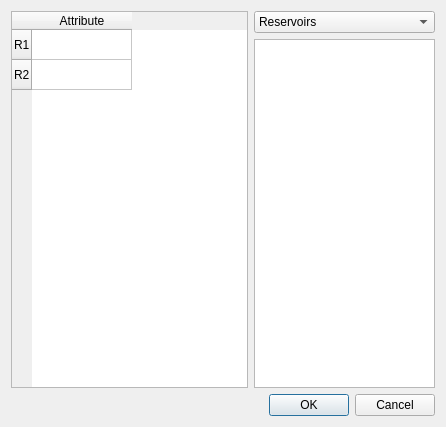
<?xml version="1.0" encoding="UTF-8"?>
<ui version="4.0">
 <class>multi_edit_dialog</class>
 <widget class="QDialog" name="multi_edit_dialog">
  <property name="geometry">
   <rect>
    <x>0</x>
    <y>0</y>
    <width>446</width>
    <height>427</height>
   </rect>
  </property>
  <property name="windowTitle">
   <string>Dialog</string>
  </property>
  <layout class="QGridLayout" name="gridLayout">
   <item row="0" column="1">
    <widget class="QComboBox" name="block_type_combo">
     <item>
      <property name="text">
       <string>Reservoirs</string>
      </property>
     </item>
     <item>
      <property name="text">
       <string>Users</string>
      </property>
     </item>
     <item>
      <property name="text">
       <string>Watersheds</string>
      </property>
     </item>
     <item>
      <property name="text">
       <string>Junctions</string>
      </property>
     </item>
     <item>
      <property name="text">
       <string>Inter-basin Transfers</string>
      </property>
     </item>
     <item>
      <property name="text">
       <string/>
      </property>
     </item>
    </widget>
   </item>
   <item row="1" column="1">
    <widget class="QListWidget" name="attribute_selector">
     <property name="sizePolicy">
      <sizepolicy hsizetype="Maximum" vsizetype="Expanding">
       <horstretch>0</horstretch>
       <verstretch>0</verstretch>
      </sizepolicy>
     </property>
     <property name="maximumSize">
      <size>
       <width>200</width>
       <height>16777215</height>
      </size>
     </property>
    </widget>
   </item>
   <item row="2" column="0" colspan="2">
    <widget class="QDialogButtonBox" name="buttonBox">
     <property name="orientation">
      <enum>Qt::Horizontal</enum>
     </property>
     <property name="standardButtons">
      <set>QDialogButtonBox::Cancel|QDialogButtonBox::Ok</set>
     </property>
    </widget>
   </item>
   <item row="0" column="0" rowspan="2">
    <widget class="QTableWidget" name="attribute_editor">
     <row>
      <property name="text">
       <string>R1</string>
      </property>
     </row>
     <row>
      <property name="text">
       <string>R2</string>
      </property>
     </row>
     <column>
      <property name="text">
       <string>Attribute</string>
      </property>
     </column>
    </widget>
   </item>
  </layout>
 </widget>
 <resources/>
 <connections>
  <connection>
   <sender>buttonBox</sender>
   <signal>accepted()</signal>
   <receiver>multi_edit_dialog</receiver>
   <slot>accept()</slot>
   <hints>
    <hint type="sourcelabel">
     <x>248</x>
     <y>254</y>
    </hint>
    <hint type="destinationlabel">
     <x>157</x>
     <y>274</y>
    </hint>
   </hints>
  </connection>
  <connection>
   <sender>buttonBox</sender>
   <signal>rejected()</signal>
   <receiver>multi_edit_dialog</receiver>
   <slot>reject()</slot>
   <hints>
    <hint type="sourcelabel">
     <x>316</x>
     <y>260</y>
    </hint>
    <hint type="destinationlabel">
     <x>286</x>
     <y>274</y>
    </hint>
   </hints>
  </connection>
 </connections>
</ui>
